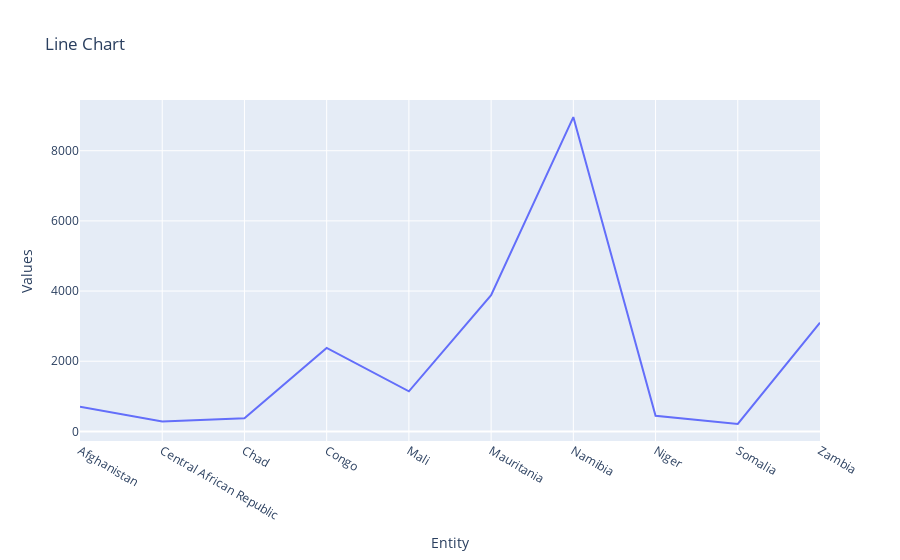
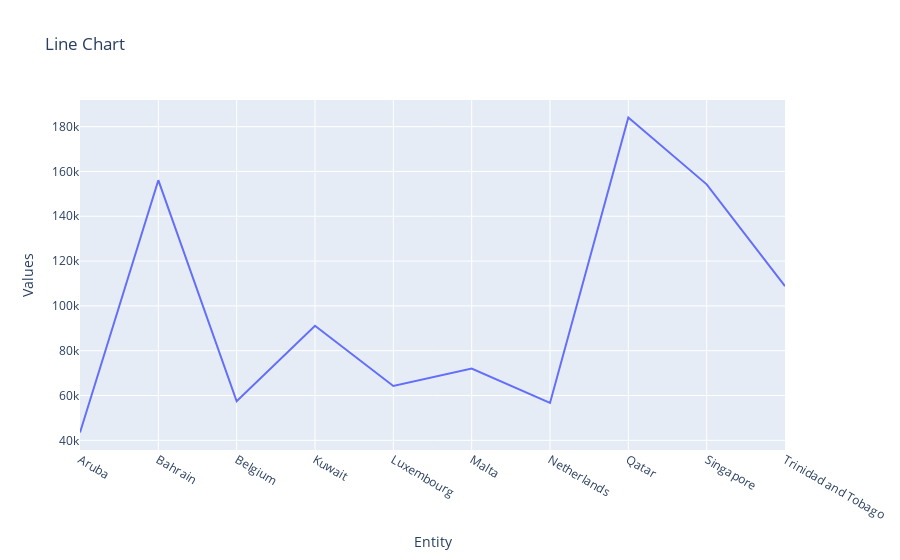

Notebook code cell kept with these figures, in order:
### Code cell
trace1 = go.Scatter(
    x = df['Entity'],
    y = df['Primary energy consumption per capita (kWh/person)'],
    mode = 'lines',
    name = 'Energy Consumption'
)

layout = go.Layout(
    title = 'Line Chart',
    xaxis = dict(title = 'Entity'),
    yaxis = dict(title = 'Values')
)

fig = go.Figure(data = [trace1], layout = layout)
fig.show()

trace1 = go.Scatter(
    x = dfg['Entity'],
    y = dfg['Primary energy consumption per capita (kWh/person)'],
    mode = 'lines',
    name = 'Energy Consumption'
)

layout = go.Layout(
    title = 'Line Chart',
    xaxis = dict(title = 'Entity'),
    yaxis = dict(title = 'Values')
)

fig = go.Figure(data = [trace1], layout = layout)
fig.show()

### Figure 1 — Plotly figure (JSON) as saved in the notebook; plotly's stock layout.template omitted (floating-point values rounded to 4 significant figures)
{"data": [{"mode": "lines", "name": "Energy Consumption", "type": "scatter", "x": ["Afghanistan", "Central African Republic", "Chad", "Congo", "Mali", "Mauritania", "Namibia", "Niger", "Somalia", "Zambia"], "y": [702.9, 280.7, 372.5, 2380.0, 1143.0, 3885.0, 8960.0, 442.4, 212.1, 3099.0]}], "layout": {"title": {"text": "Line Chart"}, "xaxis": {"title": {"text": "Entity"}}, "yaxis": {"title": {"text": "Values"}}}}

### Figure 2 — Plotly figure (JSON) as saved in the notebook; plotly's stock layout.template omitted (floating-point values rounded to 4 significant figures)
{"data": [{"mode": "lines", "name": "Energy Consumption", "type": "scatter", "x": ["Aruba", "Bahrain", "Belgium", "Kuwait", "Luxembourg", "Malta", "Netherlands", "Qatar", "Singapore", "Trinidad and Tobago"], "y": [43500.0, 156100.0, 57430.0, 91130.0, 64240.0, 72070.0, 56710.0, 184100.0, 154300.0, 108800.0]}], "layout": {"title": {"text": "Line Chart"}, "xaxis": {"title": {"text": "Entity"}}, "yaxis": {"title": {"text": "Values"}}}}
